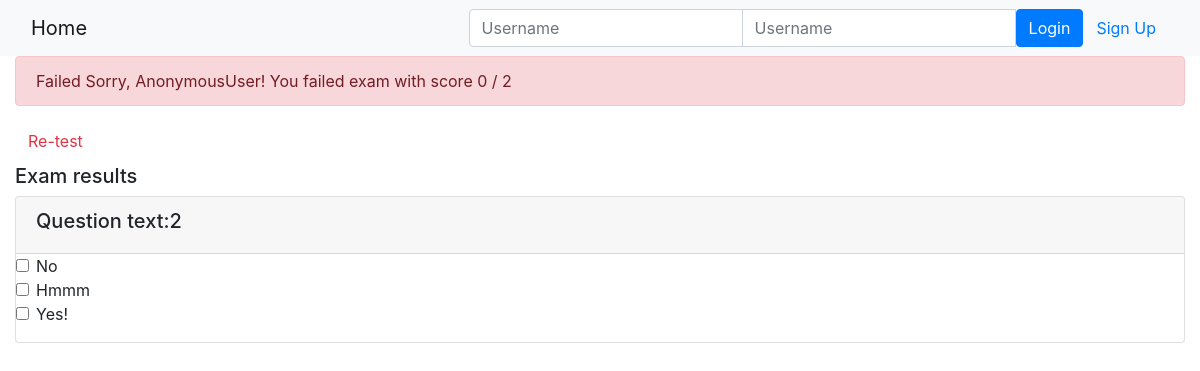
/onlinecourse/course/2/submission/2/result/, run on the app's committed database.
### onlinecourse/models.py (models this page shows)
class Question(models.Model):
    cources = models.ManyToManyField(Course)
    lesson = models.ForeignKey(Lesson, on_delete=models.CASCADE)
    question_text = models.CharField(max_length=200)
    grade_point = models.IntegerField()
    choice_set = models.ManyToManyField(Choice)
    def is_get_score(self, selected_ids):
        all_correct = sorted(self.choice_set.filter(is_correct=True), key=id)
        selected = sorted(self.choice_set.filter(id__in=selected_ids), key=id)
        if all_correct == selected:
            return True
        else:
            return False

class Choice(models.Model):
    content = models.CharField(max_length=200)
    is_correct = models.BooleanField()

### onlinecourse/views.py (the view)
# urls.py: path('course/<int:course_id>/submission/<int:submission_id>/result/', views.show_exam_result ,name='show_exam_result'),
def show_exam_result(request, course_id, submission_id):
    course = Course.objects.get(pk=course_id)
    questions = Question.objects.filter(cources=course_id)
    score=total=0
    for qqq in questions:
        choices = Choice.objects.filter(submission=submission_id, question=qqq.id)
        total+=qqq.grade_point
        if qqq.is_get_score(choices):
            score+=qqq.grade_point
    grade = int(score*100/total)
    choices = Choice.objects.filter(submission=submission_id)
    context={'course': course,
            'choices': choices,
            'total':total,
            'score':score,
            'grade':grade}
    print(context)
    template_name = 'onlinecourse/exam_result_bootstrap.html'
    return render(request, template_name, context)

### onlinecourse/models.py (called while the page is built)
    def __str__(self):
        return "Name: " + self.name + "," + \
               "Description: " + self.description

### onlinecourse/templates/onlinecourse/exam_result_bootstrap.html (shortened to what this page needs)
<!DOCTYPE html>
<html lang="en">
<head>
    {% load static %}
    <link rel="stylesheet" href="https://maxcdn.bootstrapcdn.com/bootstrap/4.5.2/css/bootstrap.min.css">
</head>
<body>
 <nav class="navbar navbar-light bg-light">
    <div class="container-fluid">
        <div class="navbar-header">
              <a class="navbar-brand" href="{% url 'onlinecourse:index' %}">Home</a>
        </div>
        <ul class="nav navbar-nav navbar-right">
            {% if user.is_authenticated %}
            <li>
                <a class="btn btn-link" href="#">{{ user.first_name }}({{ user.username }})</a>
                <a class="btn btn-link" href="{% url 'onlinecourse:logout' %}">Logout</a>
            </li>
            {% else %}
            <li>
                <form class="form-inline" action="{% url 'onlinecourse:login' %}" method="post">
                    <div class="input-group">
                        <input type="text" class="form-control" placeholder="Username" name="username" >
                        <input type="password" class="form-control" placeholder="Username" name="psw" >
                        <button class="btn btn-primary" type="submit">Login</button>
                        <a class="btn btn-link" href="{% url 'onlinecourse:registration' %}">Sign Up</a>
                    </div>
                </form>
            </li>
            {% endif %}
        </ul>
    </div>
</nav>
<div class="container-fluid">
    {% if grade > 80 %}
    <div class="alert alert-success">
        <bold>Congratulations, {{user}}!</bold> You passed exam with score  {{score}} / {{total}}
    </div>
        {% else %}
        <div class="alert alert-danger">
            <bold>Failed</bold> Sorry, {{user}}! You failed exam with score {{score}} / {{total}}
        </div>
        <a class="btn btn-link text-danger" href="{% url 'onlinecourse:course_details' course.id %}">Re-test</a>
        {% endif %}
        <div class="card-columns-vertical mt-1">
        <h5 class="">Exam results</h5>
            {% for question in course.question_set.all %}
                <div class="card mt-1">
                    <div class="card-header"><h5>{{ question.question_text}}</h5></div>
                    <div class="form-group">
                        {% for choice in question.choice_set.all %}
                        <div class="form-check">
                            <label class="form-check-label">
                                {% if choice in  choices %}
                                    {% if choice.is_correct %}
                                        <p class="text-success">
                                            <input type="checkbox" name="choice_{{choice.id}}"
                                                class="form-check-input" id="{{choice.id}}"
                                                value="{{choice.id}}" checked="yes">{{ choice.content }}
                                        </p>
                                    {%else%}
                                        <p class="text-danger">
                                            <input type="checkbox" name="choice_{{choice.id}}"
                                                class="form-check-input" id="{{choice.id}}"
                                                value="{{choice.id}}" checked="yes">{{ choice.content }}
                                        </p>
                                    {% endif %}
                                {%else%}
                                <input type="checkbox" name="choice_{{choice.id}}"
                                    class="form-check-input" id="{{choice.id}}"
                                    value="{{choice.id}}">{{ choice.content }}
                                {% endif %}
                            </label>
                        </div>
                        {% endfor %}
                    </div>
                </div>
            {% endfor %}
        </div>
    </div>
</body>
</html>

### data on the page
Question: question_text "Question text:2"
Choice: content "No"
Choice: content "Hmmm"
Choice: content "Yes!"

### other printed values
{{ user }} "AnonymousUser"
{{ score }} "0"
{{ total }} "2"
